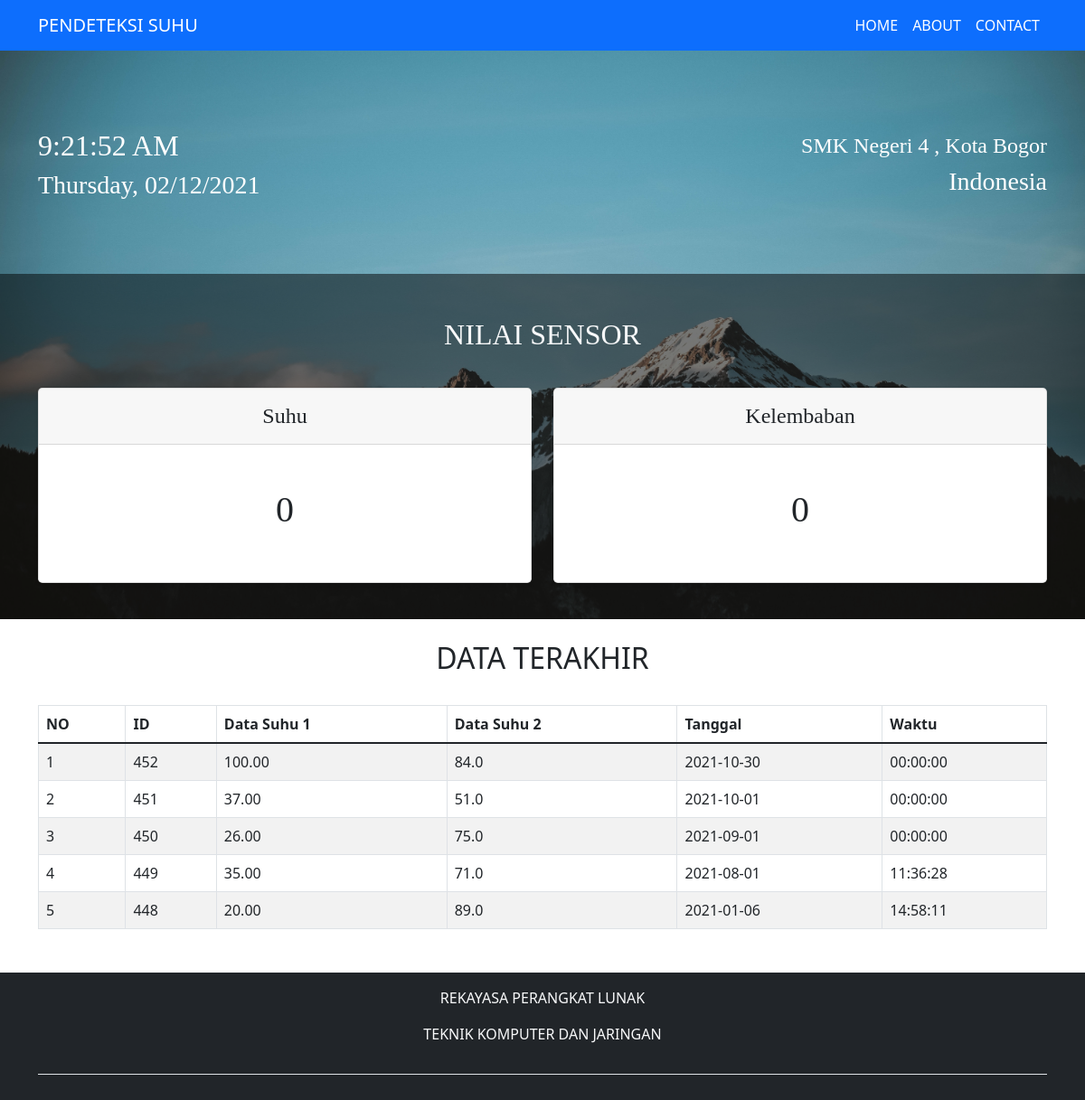
Screenshot of /suhu.php with the database file from the repository.
### tables this page shows
CREATE TABLE `sensor` (
  `id` int(11) NOT NULL,
  `nilai_sensor1` decimal(10,2) NOT NULL,
  `nilai_sensor2` decimal(10,1) NOT NULL,
  `tgl` date NOT NULL,
  `waktu` time NOT NULL
);

### model.php (called while the page is built, shortened)
<?php
	class Model_data
	{
	var $con;
	var $result;
		function __construct()
		{
			include 'konek.php';
			$this->db = new konek();
			$this->con = $this->db->connect();
		}
		function GET()
		{
			$this->query=mysqli_query($this->con,"select * from sensor order by id desc LIMIT 5");
			while ($this->data=mysqli_fetch_array($this->query)) {
				$this->result[]=$this->data;
			}
			return $this->result;
		}
	}
 ?>

### konek.php (called while the page is built, shortened)
<?php
class konek
{
	var $host="localhost";
	var $uname="root";
	var $pass="";
	var $db="websensor";
	function connect()
	{
		$this->connection = mysqli_connect($this->host, $this->uname, $this->pass, $this->db);
		return $this->connection;
	}
}
 ?>

### Controllers/controller_data.php (called while the page is built, shortened)
<?php
	class Controller_data
	{
	var $Mdata;
		function __construct()
		{
			include 'model.php';
			$this->Mdata = new model_data();
		}
		function GetData_All()
		{
			return $this->Mdata->GET();
		}
	}
 ?>

### suhu.php (the view, shortened to what this page needs)
<?php
  include 'Controllers/controller_data.php';
  $data = new controller_data();
  $Getdata = $data->GetData_All();
?>
<!doctype html>
<html lang="en">
  <head>
    <link href="https://cdn.jsdelivr.net/npm/bootstrap@5.1.3/dist/css/bootstrap.min.css" rel="stylesheet">
    <link rel="stylesheet" href="https://unpkg.com/aos@next/dist/aos.css" />
  </head>
  <body>
		<nav class="navbar navbar-expand-lg navbar-dark bg-primary">
		<div class="container">
			<a class="navbar-brand" href="index.php">PENDETEKSI SUHU</a>
			<div class="collapse navbar-collapse" id="navbarNav">
			<ul class="navbar-nav ms-auto">
				<li class="nav-item">
				<a class="nav-link active" href="index.php">HOME</a>
				</li>
				<li class="nav-item">
				<a class="nav-link active" href="about.php">ABOUT</a>
				</li>
				<li class="nav-item">
				<a class="nav-link active" href="contact.php">CONTACT</a>
				</li>
			</ul>
			</div>
		</div>
		</nav>
        <div class="suhu">
        <div class="main">
          <div class="container">
            <div class="d-flex justify-content-between flex-wrap flex-md-nowrap align-items-center pt-3 pb-2 mb-3s" data-aos="fade-down"  data-aos-duration="2000">
              <div>
                <h2 id="waktu" class="card-title1"></h2>
                <h3><?php date_default_timezone_set('Asia/Jakarta'); $tanggal=date('l, d/m/Y'); echo $tanggal;?>
              </div>
              <div>
                <h4  >SMK Negeri 4 , Kota Bogor</h4>
                <h3 class="text-end">Indonesia</h3>
              </div>
          </div>
         </div>
       </div>
          <div class="content">
          <div class="container">
          <h2 class="pt-5 pb-3 text-center text-light" data-aos="fade-down"  data-aos-duration="2000">NILAI SENSOR</h2>
        <div class="row row-cols-1 row-cols-md-2 mb-2 pt-3 pb-3 text-center">
      <div class="col">
        <div class="card mb-4 rounded-3 shadow-sm" data-aos="fade-right"   data-aos-duration="2000">
          <div class="card-header py-3">
            <h4 class="my-0 fw-normal">Suhu</h4>
          </div>
          <div class="card-body pt-5 pb-5">
          <h1><span id="ceksensor1"> 0 </span></h1>
          </div>
        </div>
      </div>
      <div class="col">
        <div class="card mb-4 rounded-3 shadow-sm" data-aos="fade-left" data-aos-duration="2000">
          <div class="card-header py-3">
            <h4 class="my-0 fw-normal">Kelembaban</h4>
          </div>
          <div class="card-body pt-5 pb-5">
          <h1><span id="ceksensor2"> 0 </span></h1>
          </div>
        </div>
            </div>
            </div>
          </div>
        </div>
      </div>
        <div class="container">
        <h2 class="pt-3 pb-4 text-center text-dark" data-aos="fade-down"  data-aos-duration="2000">DATA TERAKHIR</h2>
        <table class="table table-striped  table-bordered  pb-5">
          <thead>
            <tr>
              <th scope="col">NO</th>
              <th scope="col">ID</th>
              <th scope="col">Data Suhu 1</th>
              <th scope="col">Data Suhu 2</th>
              <th scope="col">Tanggal</th>
              <th scope="col">Waktu</th>
            </tr>
          </thead>
          <tbody>
        <?php
              if (isset($Getdata)) {
                $no = 1;
                foreach ($Getdata as $Get) {
                  ?>
                  <tr>
                    <td><?php echo $no++; ?></td>
                    <td><?php echo $Get['id']; ?></td>
                    <td><?php echo $Get['nilai_sensor1']; ?></td>
                    <td><?php echo $Get['nilai_sensor2']; ?></td>
                    <td><?php echo $Get['tgl']; ?></td>
                    <td><?php echo $Get['waktu']; ?></td>
                  </tr>
                  <?php
                }
              }
            ?>
        </tbody>
        </table>
        </div>
       <div class="bg-dark pb-1 mt-5">
      <div class=" container">
        <footer class="  py-3 my-4 border-bottom ">
          <p class="text-center text-light">REKAYASA PERANGKAT LUNAK</p>
          <p class="text-center text-light">TEKNIK KOMPUTER DAN JARINGAN</p>
        </footer>
      </div>
      </div>
  </body>
</html>

### suhu.php (style rules this page uses)
.suhu { background-image : url("images/pexels-stephan-seeber-1054218.jpg"); background-size :cover; background-repeat :no-repeat; background-position :center; margin:0; padding:0; }
.main { font-family :"times-newroman"; color :white; padding-top:70px; padding-bottom :65px; }
.content { background :rgba(0,0,0,0.5); margin-left:auto; margin-right:auto; font-family :"times-newroman";s }

### rows the page displays
sensor: id "452", nilai_sensor1 "100.00", nilai_sensor2 "84.0", tgl "2021-10-30", waktu "00:00:00"
sensor: id "451", nilai_sensor1 "37.00", nilai_sensor2 "51.0", tgl "2021-10-01", waktu "00:00:00"
sensor: id "450", nilai_sensor1 "26.00", nilai_sensor2 "75.0", tgl "2021-09-01", waktu "00:00:00"
sensor: id "449", nilai_sensor1 "35.00", nilai_sensor2 "71.0", tgl "2021-08-01", waktu "11:36:28"
sensor: id "448", nilai_sensor1 "20.00", nilai_sensor2 "89.0", tgl "2021-01-06", waktu "14:58:11"
